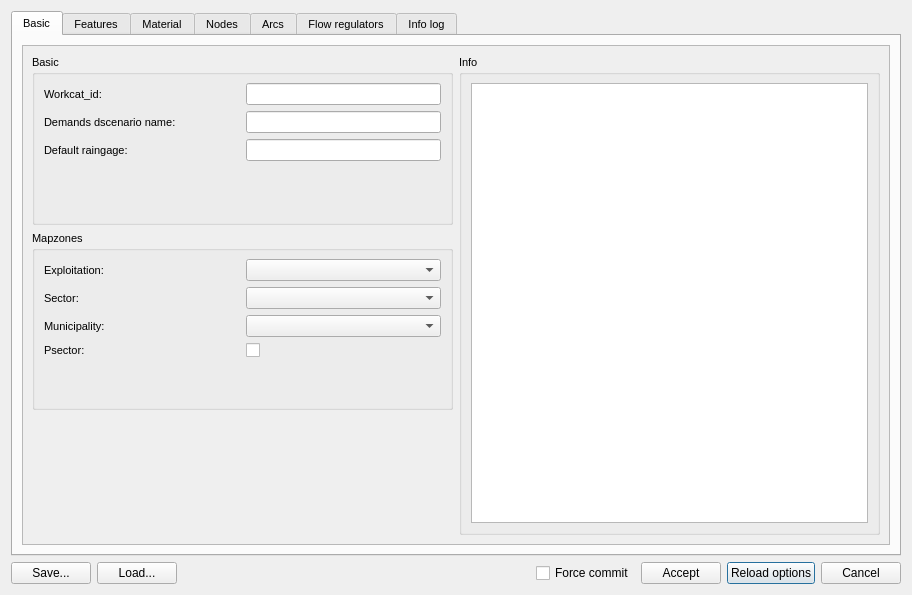
<?xml version="1.0" encoding="UTF-8"?>
<ui version="4.0">
 <class>dlg_inp_config_import</class>
 <widget class="QDialog" name="dlg_inp_config_import">
  <property name="geometry">
   <rect>
    <x>0</x>
    <y>0</y>
    <width>912</width>
    <height>595</height>
   </rect>
  </property>
  <property name="minimumSize">
   <size>
    <width>0</width>
    <height>0</height>
   </size>
  </property>
  <property name="windowTitle">
   <string>Config INP import</string>
  </property>
  <layout class="QGridLayout" name="gridLayout_4">
   <item row="0" column="0">
    <layout class="QGridLayout" name="gridLayout">
     <item row="1" column="0">
      <layout class="QGridLayout" name="lyt_buttons">
       <item row="0" column="6">
        <widget class="QPushButton" name="btn_reload">
         <property name="text">
          <string>Reload options</string>
         </property>
        </widget>
       </item>
       <item row="0" column="7">
        <widget class="QPushButton" name="btn_cancel">
         <property name="text">
          <string>Cancel</string>
         </property>
        </widget>
       </item>
       <item row="0" column="5">
        <widget class="QPushButton" name="btn_accept">
         <property name="text">
          <string>Accept</string>
         </property>
        </widget>
       </item>
       <item row="0" column="3">
        <spacer name="horizontalSpacer">
         <property name="orientation">
          <enum>Qt::Horizontal</enum>
         </property>
         <property name="sizeHint" stdset="0">
          <size>
           <width>40</width>
           <height>20</height>
          </size>
         </property>
        </spacer>
       </item>
       <item row="0" column="4">
        <widget class="QCheckBox" name="chk_force_commit">
         <property name="text">
          <string>Force commit</string>
         </property>
        </widget>
       </item>
       <item row="0" column="2">
        <widget class="QLabel" name="lbl_time">
         <property name="text">
          <string/>
         </property>
        </widget>
       </item>
       <item row="0" column="0">
        <widget class="QPushButton" name="btn_save">
         <property name="text">
          <string>Save...</string>
         </property>
        </widget>
       </item>
       <item row="0" column="1">
        <widget class="QPushButton" name="btn_load">
         <property name="text">
          <string>Load...</string>
         </property>
        </widget>
       </item>
      </layout>
     </item>
     <item row="0" column="0">
      <widget class="QTabWidget" name="mainTab">
       <property name="enabled">
        <bool>true</bool>
       </property>
       <property name="sizePolicy">
        <sizepolicy hsizetype="Expanding" vsizetype="Expanding">
         <horstretch>0</horstretch>
         <verstretch>0</verstretch>
        </sizepolicy>
       </property>
       <property name="font">
        <font>
         <pointsize>8</pointsize>
         <weight>50</weight>
         <bold>false</bold>
        </font>
       </property>
       <property name="toolTip">
        <string/>
       </property>
       <property name="tabShape">
        <enum>QTabWidget::Rounded</enum>
       </property>
       <property name="currentIndex">
        <number>0</number>
       </property>
       <widget class="QWidget" name="tab_basic">
        <attribute name="title">
         <string>Basic</string>
        </attribute>
        <layout class="QHBoxLayout" name="horizontalLayout_6">
         <item>
          <widget class="QScrollArea" name="scrollArea_2">
           <property name="sizePolicy">
            <sizepolicy hsizetype="Preferred" vsizetype="Preferred">
             <horstretch>0</horstretch>
             <verstretch>0</verstretch>
            </sizepolicy>
           </property>
           <property name="widgetResizable">
            <bool>true</bool>
           </property>
           <widget class="QWidget" name="scrollAreaWidgetContents_2">
            <property name="geometry">
             <rect>
              <x>0</x>
              <y>0</y>
              <width>858</width>
              <height>481</height>
             </rect>
            </property>
            <layout class="QGridLayout" name="gridLayout_2">
             <item row="0" column="0">
              <widget class="QGroupBox" name="grb_basic">
               <property name="title">
                <string>Basic</string>
               </property>
               <layout class="QGridLayout" name="gridLayout_12">
                <item row="1" column="0">
                 <widget class="QLabel" name="lbl_workcat">
                  <property name="text">
                   <string>Workcat_id:</string>
                  </property>
                 </widget>
                </item>
                <item row="4" column="0" rowspan="2">
                 <layout class="QGridLayout" name="lyt_basic"/>
                </item>
                <item row="6" column="0">
                 <spacer name="verticalSpacer_18">
                  <property name="orientation">
                   <enum>Qt::Vertical</enum>
                  </property>
                  <property name="sizeHint" stdset="0">
                   <size>
                    <width>20</width>
                    <height>40</height>
                   </size>
                  </property>
                 </spacer>
                </item>
                <item row="1" column="1">
                 <widget class="QLineEdit" name="txt_workcat">
                  <property name="sizePolicy">
                   <sizepolicy hsizetype="Preferred" vsizetype="Fixed">
                    <horstretch>0</horstretch>
                    <verstretch>0</verstretch>
                   </sizepolicy>
                  </property>
                 </widget>
                </item>
                <item row="2" column="0">
                 <widget class="QLabel" name="lbl_dscenario">
                  <property name="text">
                   <string>Demands dscenario name:</string>
                  </property>
                 </widget>
                </item>
                <item row="2" column="1">
                 <widget class="QLineEdit" name="txt_dscenario">
                  <property name="sizePolicy">
                   <sizepolicy hsizetype="Preferred" vsizetype="Fixed">
                    <horstretch>0</horstretch>
                    <verstretch>0</verstretch>
                   </sizepolicy>
                  </property>
                 </widget>
                </item>
                <item row="3" column="0">
                 <widget class="QLabel" name="lbl_raingage">
                  <property name="text">
                   <string>Default raingage:</string>
                  </property>
                 </widget>
                </item>
                <item row="3" column="1">
                 <widget class="QLineEdit" name="txt_raingage">
                  <property name="sizePolicy">
                   <sizepolicy hsizetype="Preferred" vsizetype="Fixed">
                    <horstretch>0</horstretch>
                    <verstretch>0</verstretch>
                   </sizepolicy>
                  </property>
                 </widget>
                </item>
               </layout>
              </widget>
             </item>
             <item row="1" column="0">
              <widget class="QGroupBox" name="grb_mapzones">
               <property name="sizePolicy">
                <sizepolicy hsizetype="Preferred" vsizetype="Preferred">
                 <horstretch>0</horstretch>
                 <verstretch>0</verstretch>
                </sizepolicy>
               </property>
               <property name="title">
                <string>Mapzones</string>
               </property>
               <layout class="QGridLayout" name="gridLayout_11">
                <item row="0" column="0">
                 <widget class="QLabel" name="label_2">
                  <property name="text">
                   <string>Exploitation:</string>
                  </property>
                 </widget>
                </item>
                <item row="1" column="0">
                 <widget class="QLabel" name="label_4">
                  <property name="text">
                   <string>Sector:</string>
                  </property>
                 </widget>
                </item>
                <item row="6" column="0">
                 <spacer name="verticalSpacer_19">
                  <property name="orientation">
                   <enum>Qt::Vertical</enum>
                  </property>
                  <property name="sizeHint" stdset="0">
                   <size>
                    <width>20</width>
                    <height>40</height>
                   </size>
                  </property>
                 </spacer>
                </item>
                <item row="0" column="1">
                 <widget class="QComboBox" name="cmb_expl"/>
                </item>
                <item row="2" column="1">
                 <widget class="QComboBox" name="cmb_muni"/>
                </item>
                <item row="1" column="1">
                 <widget class="QComboBox" name="cmb_sector"/>
                </item>
                <item row="2" column="0">
                 <widget class="QLabel" name="label_3">
                  <property name="text">
                   <string>Municipality:</string>
                  </property>
                 </widget>
                </item>
                <item row="5" column="0">
                 <layout class="QGridLayout" name="lyt_mapzones"/>
                </item>
                <item row="3" column="1">
                 <widget class="QCheckBox" name="chk_psector">
                  <property name="text">
                   <string/>
                  </property>
                 </widget>
                </item>
                <item row="3" column="0">
                 <widget class="QLabel" name="label">
                  <property name="text">
                   <string>Psector:</string>
                  </property>
                 </widget>
                </item>
               </layout>
              </widget>
             </item>
             <item row="3" column="0">
              <spacer name="verticalSpacer">
               <property name="orientation">
                <enum>Qt::Vertical</enum>
               </property>
               <property name="sizeHint" stdset="0">
                <size>
                 <width>20</width>
                 <height>40</height>
                </size>
               </property>
              </spacer>
             </item>
             <item row="0" column="1" rowspan="4">
              <widget class="QGroupBox" name="grb_info">
               <property name="maximumSize">
                <size>
                 <width>16777215</width>
                 <height>16777215</height>
                </size>
               </property>
               <property name="title">
                <string>Info</string>
               </property>
               <layout class="QGridLayout" name="gridLayout_9">
                <item row="0" column="0">
                 <widget class="QTextBrowser" name="txt_info">
                  <property name="sizePolicy">
                   <sizepolicy hsizetype="Preferred" vsizetype="Expanding">
                    <horstretch>0</horstretch>
                    <verstretch>0</verstretch>
                   </sizepolicy>
                  </property>
                  <property name="maximumSize">
                   <size>
                    <width>16777215</width>
                    <height>16777215</height>
                   </size>
                  </property>
                  <property name="readOnly">
                   <bool>true</bool>
                  </property>
                  <property name="textInteractionFlags">
                   <set>Qt::LinksAccessibleByKeyboard|Qt::LinksAccessibleByMouse|Qt::TextBrowserInteraction|Qt::TextSelectableByKeyboard|Qt::TextSelectableByMouse</set>
                  </property>
                  <property name="openExternalLinks">
                   <bool>true</bool>
                  </property>
                 </widget>
                </item>
               </layout>
              </widget>
             </item>
            </layout>
           </widget>
          </widget>
         </item>
        </layout>
       </widget>
       <widget class="QWidget" name="tab_feature">
        <attribute name="title">
         <string>Features</string>
        </attribute>
        <layout class="QGridLayout" name="gridLayout_8">
         <item row="1" column="0">
          <widget class="QTableWidget" name="tbl_feature">
           <attribute name="horizontalHeaderDefaultSectionSize">
            <number>200</number>
           </attribute>
           <attribute name="horizontalHeaderStretchLastSection">
            <bool>true</bool>
           </attribute>
           <column>
            <property name="text">
             <string>EPA object</string>
            </property>
           </column>
           <column>
            <property name="text">
             <string>Feature</string>
            </property>
           </column>
          </widget>
         </item>
         <item row="0" column="0">
          <widget class="QLabel" name="lbl_feature">
           <property name="text">
            <string>Select the appropriate feature_id for each EPA type from the options below. If needed, you can add a new feature type in the Giswater catalog and click the Reload options button below.</string>
           </property>
           <property name="wordWrap">
            <bool>true</bool>
           </property>
          </widget>
         </item>
        </layout>
       </widget>
       <widget class="QWidget" name="tab_material">
        <attribute name="title">
         <string>Material</string>
        </attribute>
        <layout class="QGridLayout" name="gridLayout_7">
         <item row="0" column="0">
          <widget class="QLabel" name="lbl_material">
           <property name="text">
            <string>Select the appropriate material for each roughness from the options below. If needed, you can add a new material in the Giswater catalog and click the Reload options button below.</string>
           </property>
           <property name="wordWrap">
            <bool>true</bool>
           </property>
          </widget>
         </item>
         <item row="1" column="0">
          <widget class="QTableWidget" name="tbl_material">
           <attribute name="horizontalHeaderDefaultSectionSize">
            <number>200</number>
           </attribute>
           <attribute name="horizontalHeaderStretchLastSection">
            <bool>true</bool>
           </attribute>
           <column>
            <property name="text">
             <string>Roughness</string>
            </property>
           </column>
           <column>
            <property name="text">
             <string>Material</string>
            </property>
           </column>
          </widget>
         </item>
        </layout>
       </widget>
       <widget class="QWidget" name="tab_nodecat">
        <attribute name="title">
         <string>Nodes</string>
        </attribute>
        <layout class="QGridLayout" name="gridLayout_3">
         <item row="1" column="1">
          <widget class="QTableWidget" name="tbl_nodes">
           <attribute name="horizontalHeaderDefaultSectionSize">
            <number>200</number>
           </attribute>
           <attribute name="horizontalHeaderStretchLastSection">
            <bool>true</bool>
           </attribute>
           <column>
            <property name="text">
             <string>EPA object</string>
            </property>
           </column>
           <column>
            <property name="text">
             <string>Node catalog</string>
            </property>
           </column>
           <column>
            <property name="text">
             <string>New catalog name</string>
            </property>
           </column>
          </widget>
         </item>
         <item row="0" column="1">
          <widget class="QLabel" name="lbl_nodes">
           <property name="text">
            <string>Select the appropriate nodecat_id for each EPA type from the options below. If you choose Create new, enter the new name in the New catalog name column.</string>
           </property>
           <property name="wordWrap">
            <bool>true</bool>
           </property>
          </widget>
         </item>
        </layout>
       </widget>
       <widget class="QWidget" name="tab_arccat">
        <attribute name="title">
         <string>Arcs</string>
        </attribute>
        <layout class="QGridLayout" name="gridLayout_5">
         <item row="1" column="0">
          <widget class="QTableWidget" name="tbl_arcs">
           <attribute name="horizontalHeaderDefaultSectionSize">
            <number>150</number>
           </attribute>
           <attribute name="horizontalHeaderStretchLastSection">
            <bool>true</bool>
           </attribute>
           <column>
            <property name="text">
             <string>EPA object</string>
            </property>
           </column>
           <column>
            <property name="text">
             <string>dint</string>
            </property>
           </column>
           <column>
            <property name="text">
             <string>Roughness</string>
            </property>
           </column>
           <column>
            <property name="text">
             <string>Arc catalog</string>
            </property>
           </column>
           <column>
            <property name="text">
             <string>New catalog name</string>
            </property>
           </column>
          </widget>
         </item>
         <item row="0" column="0">
          <widget class="QLabel" name="lbl_arcs">
           <property name="text">
            <string>Select the appropriate arccat_id for each arc combination from the options below. If you choose Create new, enter the new name in the New catalog name column.</string>
           </property>
           <property name="wordWrap">
            <bool>true</bool>
           </property>
          </widget>
         </item>
        </layout>
       </widget>
       <widget class="QWidget" name="tab_flwreg">
        <attribute name="title">
         <string>Flow regulators</string>
        </attribute>
        <layout class="QGridLayout" name="gridLayout_10">
         <item row="0" column="0">
          <widget class="QLabel" name="lbl_flwreg">
           <property name="text">
            <string>Select the appropriate catalog id for each flow regulator from the options below. If you choose Create new, enter the new name in the New catalog name column.</string>
           </property>
           <property name="wordWrap">
            <bool>true</bool>
           </property>
          </widget>
         </item>
         <item row="1" column="0">
          <widget class="QTableWidget" name="tbl_flwreg">
           <attribute name="horizontalHeaderDefaultSectionSize">
            <number>150</number>
           </attribute>
           <attribute name="horizontalHeaderStretchLastSection">
            <bool>true</bool>
           </attribute>
           <column>
            <property name="text">
             <string>EPA object</string>
            </property>
           </column>
           <column>
            <property name="text">
             <string>Flwreg catalog</string>
            </property>
           </column>
           <column>
            <property name="text">
             <string>New catalog name</string>
            </property>
           </column>
          </widget>
         </item>
        </layout>
       </widget>
       <widget class="QWidget" name="tab_infolog">
        <attribute name="title">
         <string>Info log</string>
        </attribute>
        <layout class="QGridLayout" name="gridLayout_6">
         <item row="1" column="0">
          <widget class="QProgressBar" name="progressBar">
           <property name="value">
            <number>0</number>
           </property>
          </widget>
         </item>
         <item row="0" column="0">
          <widget class="QTextEdit" name="tab_log_txt_infolog">
           <property name="readOnly">
            <bool>true</bool>
           </property>
          </widget>
         </item>
        </layout>
       </widget>
      </widget>
     </item>
    </layout>
   </item>
  </layout>
 </widget>
 <resources/>
 <connections/>
</ui>
